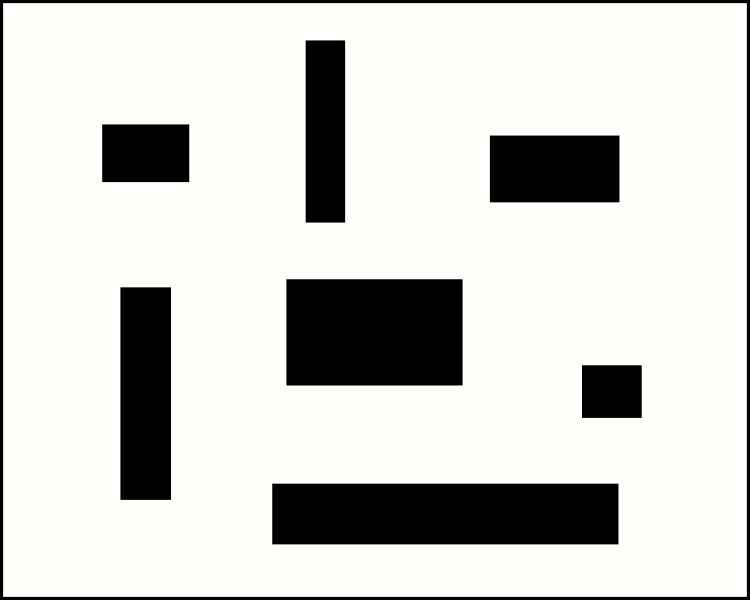
#> input picture resources/occ_maps/test_map.png, 750 x 600 px
$ python test_grid_map.py
#> lines starting #> are read from the running program, lines starting #| are printed output that depends on the picture
### environment/worlds/occupancy_grid.py
import numpy as np
import matplotlib.pyplot as plt
import matplotlib.patches as patches

import cv2


class OccupancyGrid:
    """
    A 2D deterministic occupancy grid map, use the same format as ROS.
    """
    def __init__(self, image_path, resolution, origin_x=0.0, origin_y=0.0, free_th=0.25, occ_th=0.75):
#> called with image_path = '../../resources/occ_maps/test_map.png', resolution = 0.01, origin_x = 0, origin_y = 0, free_th = 0.25, occ_th = 0.75
        self.resolution = resolution
        self.origin_x = origin_x
        self.origin_y = origin_y
        self.free_th = free_th
        self.occ_th = occ_th

        # load the image as gray scale
        im = cv2.imread(image_path, 0)
#> im: shape (600, 750); min 0, max 254, mean 207.2
        cv2.imshow("map", im)
        cv2.waitKey(0)
        cv2.destroyAllWindows()

        # set map width and height
        self.height, self.width = im.shape
#> self.height = 600; self.width = 750

        # if the cells are free
        # 0 - 1 probability of being occupied
        # -1 - unknown
        self.occupancy = -np.ones((self.width, self.height), dtype=float)

        # read from image
        for x in range(0, self.width):
            for y in range(0, self.height):
                self.occupancy[x, y] = (255.0 - im[self.height - y - 1, x]) / 255.0
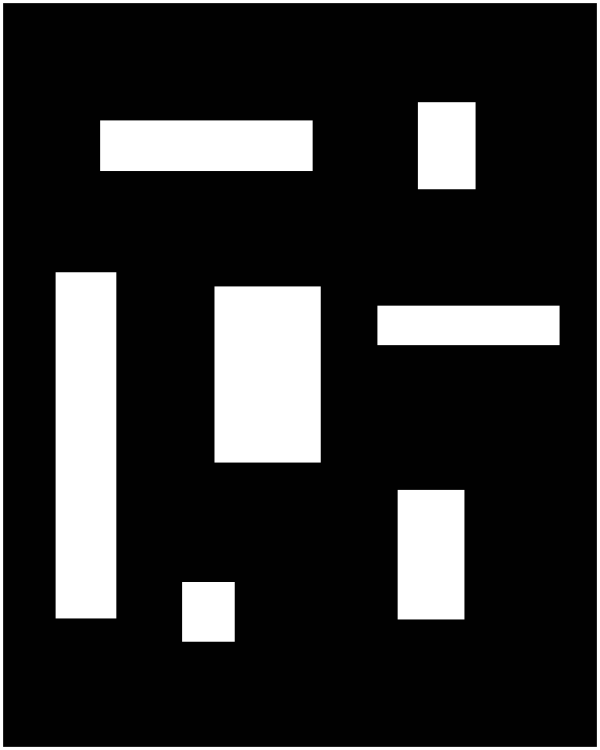
#> self.occupancy: shape (750, 600) float64; min 0.00392, max 1, mean 0.187

        # set colors for visualization
        self.color_occ = np.array([0.0, 0.0, 0.0])
        self.color_unsure = np.array([0.6, 0.6, 0.6])
        self.color_unknown = np.array([0.6, 0.6, 1.0])

    # [26 lines left out: functions get_grid_pos, is_free, not called in this run]

    def visualize(self, ax):
        pts_occ = []
        pts_unsure = []
        pts_unknown = []

        # loop through all grid cells
        for gx in range(0, self.width):
            for gy in range(0, self.height):
                x = gx * self.resolution + self.origin_x
                y = gy * self.resolution + self.origin_y

                if self.occupancy[gx, gy] > self.occ_th:
                    pts_occ.append((x, y))
                elif self.occupancy[gx, gy] > self.free_th:
                    pts_unsure.append((x, y))
                elif self.occupancy[gx, gy] < 0:
                    pts_unknown.append((x, y))
#> after the loop, pts_unknown = []

        pts_array = np.array(pts_occ)
        if pts_array.size:
            ax.scatter(pts_array[:, 0], pts_array[:, 1],
                       color=np.tile(self.color_occ, (pts_array.shape[0], 1)),
                       s=1, marker='s', label='obstacles')

        pts_array = np.array(pts_unsure)
        if pts_array.size:
            ax.scatter(pts_array[:, 0], pts_array[:, 1],
                       color=np.tile(self.color_unsure, (pts_array.shape[0], 1)),
                       s=1, marker='s', label='unsure')

        pts_array = np.array([pts_unknown])
#> pts_array = empty array
        if pts_array.size:
            ax.scatter(pts_array[:, 0], pts_array[:, 1],
                       color=np.tile(self.color_unknown, (pts_array.shape[0], 1)),
                       s=1, marker='s', label='unknown')

### environment/worlds/test_grid_map.py
import matplotlib.pyplot as plt

from occupancy_grid import OccupancyGrid


def test_map_loading():
    # create an occupancy grid
    grid_map = OccupancyGrid("../../resources/occ_maps/test_map.png", 0.01)

    # create a plot axis
    fig, ax = plt.subplots()
    ax.set_aspect('equal')
    ax.set_xlim(0, 7.5)
    ax.set_ylim(0, 6)

    # visualize map
    grid_map.visualize(ax)

    plt.show()
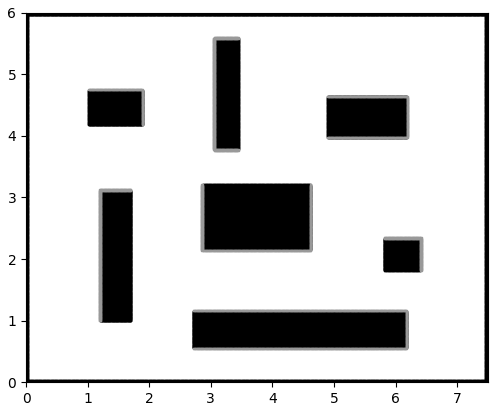
#> figure drawn by matplotlib, 1 panel


if __name__ == "__main__":
    test_map_loading()
